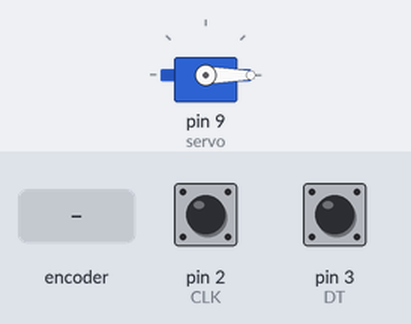
Simulated run of this sketch. Board: Arduino Uno, built with avr-gcc and run on an emulated ATmega328P. On the bench: servo. Inputs (shaded band) come from the test bench; at power-on: pin 2 (CLK) HIGH, pin 3 (DT) HIGH. What the sketch prints to the serial monitor is not drawn.

Above: at 1.2 s.
1.3 s: rotary encoder on pin 2 (CLK) / pin 3 (DT) turned 2 steps (second pin leading)
Timing chart, 0 to 4.3 s (numbered marks = the images above; inputs shaded):
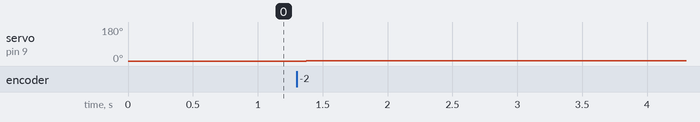

Measured:
- after the input at 1.3 s, servo on pin 9 (servo): 0° → 1° after 0.08 s, → 2° 0.20 s later

The sketch:

Test-05.ino
```cpp
// Include the Servo Library
#include <Servo.h>

// Rotary Encoder Inputs
#define CLK 2
#define DT 3

Servo servo;
int counter = 0;
int currentStateCLK;
int lastStateCLK;

void setup() {

  // Set encoder pins as inputs
  pinMode(CLK,INPUT);
  pinMode(DT,INPUT);

  // Setup Serial Monitor
  Serial.begin(9600);

  // Attach servo on pin 9 to the servo object
  servo.attach(9);
  servo.write(counter);

  // Read the initial state of CLK
  lastStateCLK = digitalRead(CLK);
}

void loop() {

  // Read the current state of CLK
  currentStateCLK = digitalRead(CLK);

  // If last and current state of CLK are different, then pulse occurred
  // React to only 1 state change to avoid double count
  if (currentStateCLK != lastStateCLK  && currentStateCLK == 1){

    // If the DT state is different than the CLK state then
    // the encoder is rotating CCW so decrement
    if (digitalRead(DT) != currentStateCLK) {
      counter --;
      if (counter<0)
        counter=0;
    } else {
      // Encoder is rotating CW so increment
      counter ++;
      if (counter>179)
        counter=179;
    }
    // Move the servo
    servo.write(counter);
    Serial.print("Position: ");
    Serial.println(counter);
  }

  // Remember last CLK state
  lastStateCLK = currentStateCLK;
}
```
